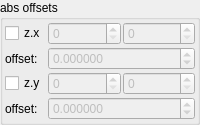
    <widget class="QGroupBox" name="groupBox_3">
     <property name="title">
      <string>abs offsets</string>
     </property>
     <layout class="QVBoxLayout" name="verticalLayout_5" stretch="0">
      <property name="spacing">
       <number>2</number>
      </property>
      <property name="leftMargin">
       <number>2</number>
      </property>
      <property name="topMargin">
       <number>2</number>
      </property>
      <property name="rightMargin">
       <number>2</number>
      </property>
      <property name="bottomMargin">
       <number>2</number>
      </property>
      <item>
       <layout class="QGridLayout" name="gridLayout_10" columnstretch="0,1,1">
        <property name="spacing">
         <number>2</number>
        </property>
        <item row="2" column="0">
         <widget class="MyCheckBox" name="checkBox_transf_function_enabledD_false">
          <property name="text">
           <string notr="true">z.y</string>
          </property>
         </widget>
        </item>
        <item row="0" column="0">
         <widget class="MyCheckBox" name="checkBox_transf_function_enabledC_false">
          <property name="text">
           <string notr="true">z.x</string>
          </property>
         </widget>
        </item>
        <item row="2" column="2">
         <widget class="MySpinBox" name="spinboxInt_transf_stop_iterations_D">
          <property name="enabled">
           <bool>false</bool>
          </property>
          <property name="sizePolicy">
           <sizepolicy hsizetype="Minimum" vsizetype="Maximum">
            <horstretch>0</horstretch>
            <verstretch>0</verstretch>
           </sizepolicy>
          </property>
          <property name="maximum">
           <number>999</number>
          </property>
         </widget>
        </item>
        <item row="1" column="0">
         <widget class="QLabel" name="label_43">
          <property name="text">
           <string>offset:</string>
          </property>
         </widget>
        </item>
        <item row="3" column="0">
         <widget class="QLabel" name="label_38">
          <property name="text">
           <string>offset:</string>
          </property>
         </widget>
        </item>
        <item row="2" column="1">
         <widget class="MySpinBox" name="spinboxInt_transf_start_iterations_D">
          <property name="enabled">
           <bool>false</bool>
          </property>
          <property name="sizePolicy">
           <sizepolicy hsizetype="Minimum" vsizetype="Maximum">
            <horstretch>0</horstretch>
            <verstretch>0</verstretch>
           </sizepolicy>
          </property>
          <property name="maximum">
           <number>999</number>
          </property>
         </widget>
        </item>
        <item row="0" column="2">
         <widget class="MySpinBox" name="spinboxInt_transf_stop_iterations_C">
          <property name="enabled">
           <bool>false</bool>
          </property>
          <property name="sizePolicy">
           <sizepolicy hsizetype="Minimum" vsizetype="Maximum">
            <horstretch>0</horstretch>
            <verstretch>0</verstretch>
           </sizepolicy>
          </property>
          <property name="maximum">
           <number>999</number>
          </property>
         </widget>
        </item>
        <item row="1" column="1" colspan="2">
         <widget class="MyDoubleSpinBox" name="spinbox_transf_offsetC_0">
          <property name="enabled">
           <bool>false</bool>
          </property>
          <property name="sizePolicy">
           <sizepolicy hsizetype="Minimum" vsizetype="Maximum">
            <horstretch>0</horstretch>
            <verstretch>0</verstretch>
           </sizepolicy>
          </property>
          <property name="prefix">
           <string/>
          </property>
          <property name="suffix">
           <string/>
          </property>
          <property name="decimals">
           <number>6</number>
          </property>
          <property name="minimum">
           <double>-99.989999999999995</double>
          </property>
          <property name="maximum">
           <double>99.989999999999995</double>
          </property>
          <property name="singleStep">
           <double>0.100000000000000</double>
          </property>
         </widget>
        </item>
        <item row="3" column="1" colspan="2">
         <widget class="MyDoubleSpinBox" name="spinbox_transf_offsetD_0">
          <property name="enabled">
           <bool>false</bool>
          </property>
          <property name="sizePolicy">
           <sizepolicy hsizetype="Minimum" vsizetype="Maximum">
            <horstretch>0</horstretch>
            <verstretch>0</verstretch>
           </sizepolicy>
          </property>
          <property name="prefix">
           <string/>
          </property>
          <property name="suffix">
           <string/>
          </property>
          <property name="decimals">
           <number>6</number>
          </property>
          <property name="minimum">
           <double>-99.989999999999995</double>
          </property>
          <property name="maximum">
           <double>99.989999999999995</double>
          </property>
          <property name="singleStep">
           <double>0.100000000000000</double>
          </property>
         </widget>
        </item>
        <item row="0" column="1">
         <widget class="MySpinBox" name="spinboxInt_transf_start_iterations_C">
          <property name="enabled">
           <bool>false</bool>
          </property>
          <property name="sizePolicy">
           <sizepolicy hsizetype="Minimum" vsizetype="Maximum">
            <horstretch>0</horstretch>
            <verstretch>0</verstretch>
           </sizepolicy>
          </property>
          <property name="maximum">
           <number>999</number>
          </property>
         </widget>
        </item>
       </layout>
      </item>
     </layout>
    </widget>
